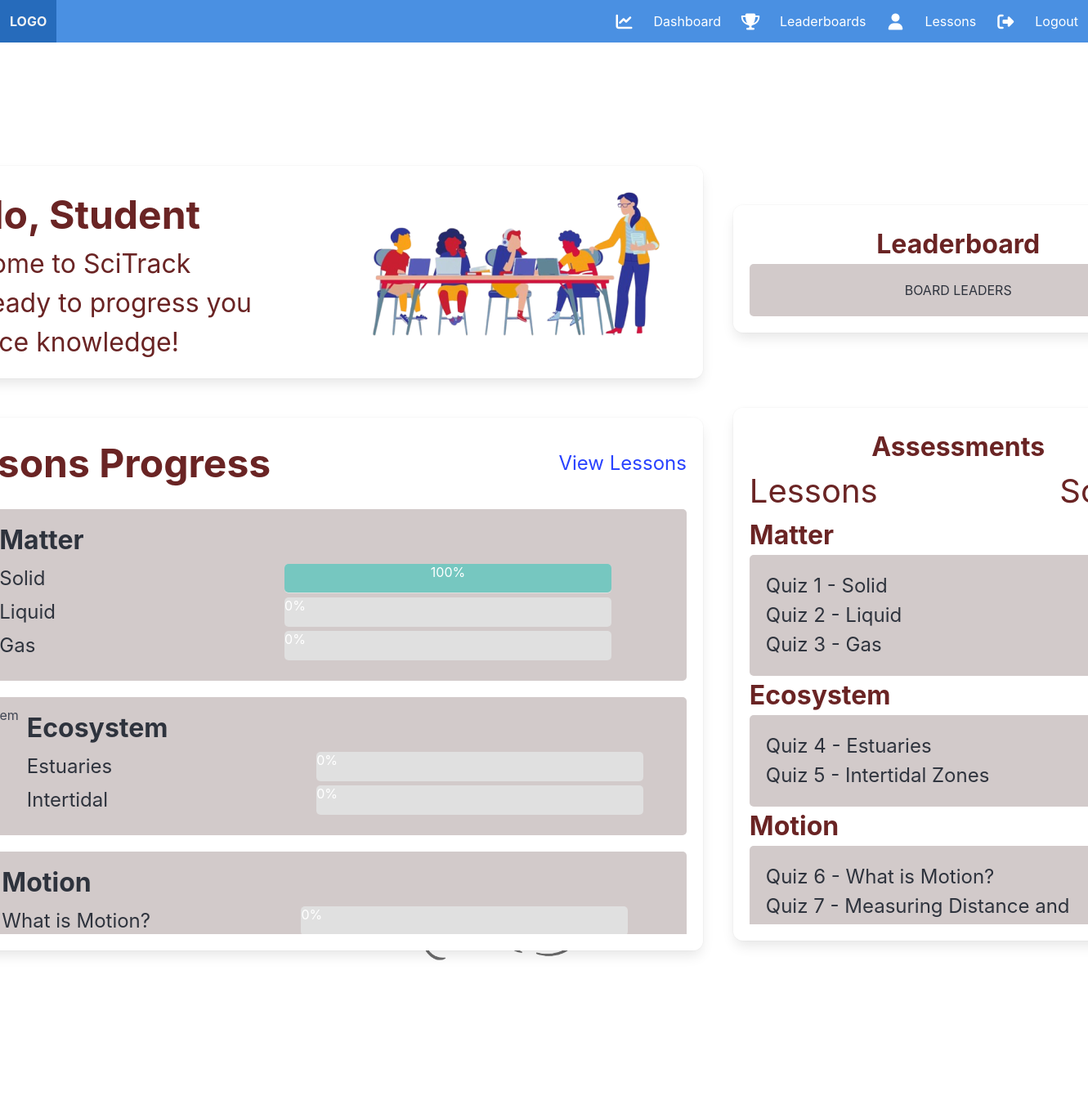
Before: /student/studentdashBoard.php (signed in) with the older database file.
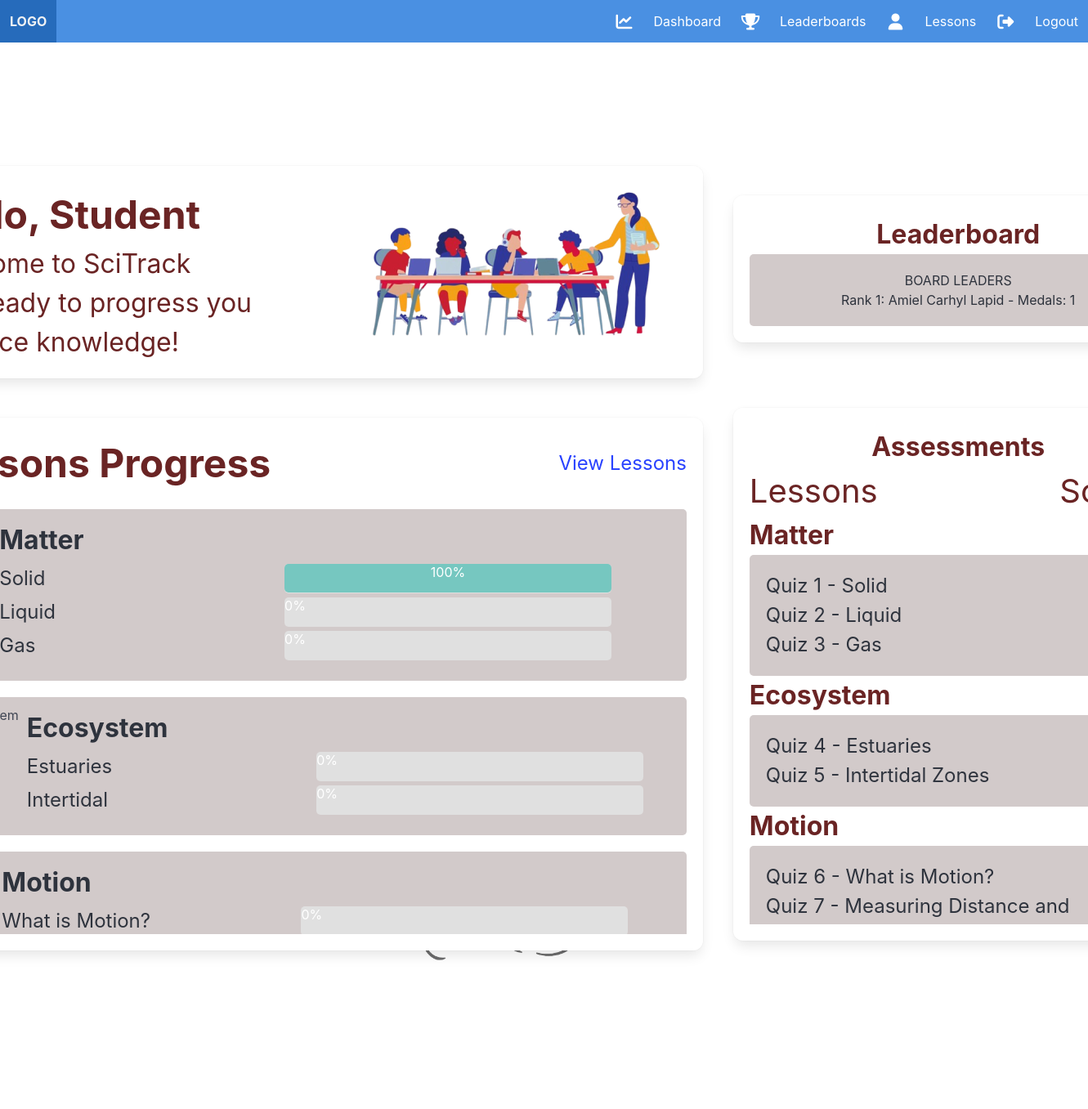
After: the same page with the newer database file.
### tables this page shows
CREATE TABLE `tbl_quiz_scores` (
  `id` int(11) NOT NULL,
  `student_id` int(11) NOT NULL,
  `quiz_id` int(11) NOT NULL,
  `lesson` varchar(255) NOT NULL,
  `score` int(11) NOT NULL,
  `date_taken` datetime NOT NULL
);

CREATE TABLE `tbl_students` (
  `id` int(11) NOT NULL,
  `name` varchar(255) NOT NULL,
  `section` varchar(255) NOT NULL,
  `username` varchar(255) NOT NULL,
  `status` varchar(255) NOT NULL DEFAULT 'Active'
);

### student/studentdashBoard.php (the view, shortened to what this page needs)
<?php
include_once('./includes/board.php');
include_once('../admin/includes/dbCon.php');
$id = $_SESSION["id"];
$scores = [];
$query = "SELECT lesson, quiz_id, score FROM tbl_quiz_scores WHERE student_id = ?";
$stmt = $conn->prepare($query);
$stmt->bind_param("i", $id);
$stmt->execute();
$result = $stmt->get_result();
$query = "
    SELECT s.id, s.name, COUNT(a.id) AS achievement_count
    FROM tbl_students s
    JOIN tbl_achievements a ON s.id = a.student_id
    GROUP BY s.id, s.name
    ORDER BY achievement_count DESC
";
$leadResult = $conn->query($query);
$students = [];
if ($leadResult) {
    while ($row = $leadResult->fetch_assoc()) {
        $students[] = $row;
    }
}
while ($row = $result->fetch_assoc()) {
    $scores[] = $row;
}
$quizMapping = [
    1 => 'Solid',
    2 => 'Liquid',
    3 => 'Gas',
    4 => 'Estuaries',
    5 => 'Intertidal',
    6 => 'What is Motion?',
    7 => 'Measuring Distance/Time',
    8 => 'Weathering and Soil Formation',
    9 => 'Effects of Soil Erosion'
];
?>
<link rel="stylesheet" href="./css/dashboard.css">
<section class="hero is-fullheight">
    <div class="hero-body">
        <div class="container">
            <div class="columns is-vcentered">
                <div class="column is-full-mobile is-four-fifths-tablet mt-2">
                    <div class="box dash has-shadow first-box">
                        <img class="aas" style="float: right;" src="../image/teach.png" alt="teach1">
                        <p class="has-text-primary is-size-1 has-text-left mt-1 has-text-weight-bold">Hello, Student</p>
                        <p class="has-text-primary is-size-3 has-text-left"> Welcome to SciTrack</p>
                        <p class="has-text-primary is-size-3 has-text-left">Get ready to progress you Science knowledge!</span></p>
                    </div>
                </div>
                <div class="column is-full-mobile is-two-fifths-tablet">
                    <div class="box dash has-shadow second-box has-text-centered">
                        <p class="has-text-primary is-size-3 mt-1 has-text-weight-bold">Leaderboard</p>
                        <div class="small-box">
                <p class="has-text-dark">BOARD LEADERS</p>
                <div class="scrollable-container3">
                                <?php
                                $rank = 1;
                                foreach ($students as $student) {
                                    $name = $student['name'];
                                    $achievement_count = $student['achievement_count'];
                                    if ($rank <= 10) {
                                        echo "<p class='has-text-dark'>Rank $rank: $name - Medals: $achievement_count</p>";
                                    }
                                    $rank++;
                                }
                                ?>
                            </div>
            </div>
                    </div>
                </div>
            </div>
            <div class="columns is-vcentered">
    <div class="column is-full-mobile is-four-fifths-tablet third-box-container mt-5">
        <div class="box dash has-shadow has-text-left third-box">
            <div class="flex-container">
                <p class="has-text-primary is-size-1 has-text-weight-bold">Lessons Progress</p>
                <a href="studentWelcome.php" class="is-size-4">View Lessons</a>
            </div>
            <div class="scrollable-container">
                <div class="small-box2">
                    <div class="flex-container2">
                        <div class="text-container">
                            <p class="subtitle is-size-3 has-text-dark has-text-left secondary-font has-text-weight-bold mt-2">Matter</p>
                            <div class="flex-container3">
                                <?php
                                for ($i = 1; $i <= 3; $i++) {
                                    $progress = '0%';
                                    foreach ($scores as $score) {
                                        if ($score['quiz_id'] == $i) {
                                            $progress = '100%';
                                            break;
                                        }
                                    }
                                    echo "<div class='lesson-item'>
                                        <div class='has-text-dark has-text-left is-size-4'>{$quizMapping[$i]}</div>
                                        <div class='progress-container1'>
                                            <div class='progress-bar' style='width: {$progress};'>{$progress}</div>
                                        </div>
                                    </div>";
                                }
                                ?>
                            </div>
                        </div>
                    </div>
                </div>
                <div class="small-box2">
                    <div class="flex-container2">
                        <img src="../image/ecosystemTopic1.gif" class="lessonImage" alt="Ecosystem">
                        <div class="text-container">
                            <p class="subtitle is-size-3 has-text-dark has-text-left secondary-font has-text-weight-bold mt-2">Ecosystem</p>
                            <div class="flex-container3">
                                <?php
                                for ($i = 4; $i <= 5; $i++) {
                                    $progress = '0%';
                                    echo "<div class='lesson-item'>
                                        <div class='has-text-dark has-text-left is-size-4'>{$quizMapping[$i]}</div>
                                        <div class='progress-container2'>
                                            <div class='progress-bar' style='width: {$progress};'>{$progress}</div>
                                        </div>
                                    </div>";
                                }
                                ?>
                            </div>
                        </div>
                    </div>
                </div>
                <div class="small-box2">
                    <div class="flex-container2">
                        <div class="text-container">
                            <p class="subtitle is-size-3 has-text-dark has-text-left secondary-font has-text-weight-bold mt-2">Motion</p>
                            <div class="flex-container3">
                                <?php
                                for ($i = 6; $i <= 7; $i++) {
                                    $progress = '0%';
                                    echo "<div class='lesson-item'>
                                        <div class='has-text-dark has-text-left is-size-4'>{$quizMapping[$i]}</div>
                                        <div class='progress-container3'>
                                            <div class='progress-bar' style='width: {$progress};'>{$progress}</div>
                                        </div>
                                    </div>";
                                }
                                ?>
                            </div>
                        </div>
                    </div>
                </div>
            </div>
        </div>
    </div>
    <div class="column is-full-mobile is-two-fifths-tablet fourth-box-container">
        <div class="box dash has-shadow has-text-centered fourth-box">
            <p class="has-text-primary is-size-3 mt-1 has-text-weight-bold">Assessments</p>
            <div class="flex-container">
                <p class="has-text-primary has-text-left is-size-2">Lessons</p>
                <p class="has-text-primary has-text-left is-size-2">Scores</p>
            </div>
            <div class="scrollable-container2">
                <?php
                $groupedScores = [];
                foreach ($scores as $score) {
                    $groupedScores[$score['lesson']][] = $score;
                }
                $allQuizzes = [
                    ['lesson' => 'Matter', 'quiz_id' => 1, 'lesson_name' => 'Solid'],
                    ['lesson' => 'Matter', 'quiz_id' => 2, 'lesson_name' => 'Liquid'],
                    ['lesson' => 'Matter', 'quiz_id' => 3, 'lesson_name' => 'Gas'],
                    ['lesson' => 'Ecosystem', 'quiz_id' => 4, 'lesson_name' => 'Estuaries'],
                    ['lesson' => 'Ecosystem', 'quiz_id' => 5, 'lesson_name' => 'Intertidal Zones'],
                    ['lesson' => 'Motion', 'quiz_id' => 6, 'lesson_name' => 'What is Motion?'],
                    ['lesson' => 'Motion', 'quiz_id' => 7, 'lesson_name' => 'Measuring Distance and Time'],
                    ['lesson' => 'Earth\'s Surface', 'quiz_id' => 8, 'lesson_name' => 'Weathering and Soil Formation'],
                    ['lesson' => 'Earth\'s Surface', 'quiz_id' => 9, 'lesson_name' => 'Effects of Soil Erosion'],
                ];
                $quizzesByLesson = [];
                foreach ($allQuizzes as $quiz) {
                    $quizzesByLesson[$quiz['lesson']][] = $quiz;
                }
                foreach ($quizzesByLesson as $lesson => $quizzes) {
                    echo "<p class='has-text-primary has-text-left is-size-3 has-text-weight-bold'>{$lesson}</p>";
                    echo "<div class='small-box3'>";
                    foreach ($quizzes as $quiz) {
                        $score = 'None';
                        if (isset($groupedScores[$lesson])) {
                            foreach ($groupedScores[$lesson] as $sc) {
                                if ($sc['quiz_id'] == $quiz['quiz_id']) {
                                    $score = $sc['score'] !== null ? "{$sc['score']}/10" : 'None';
                                    break;
                                }
                            }
                        }
                        echo "<div class='flex-container'>
                            <p class='has-text-dark has-text-left is-size-4'>Quiz {$quiz['quiz_id']} - {$quiz['lesson_name']}</p>
                            <p class='has-text-dark has-text-right is-size-4'>{$score}</p>
                        </div>";
                    }
                    echo "</div>";
                }
                ?>
            </div>
        </div>
    </div>
</div>

### student/includes/board.php (shortened to what this page needs)
<!DOCTYPE html>
<html lang="en" data-theme="light" >
<head>
    <link rel="stylesheet" href="https://cdnjs.cloudflare.com/ajax/libs/font-awesome/5.15.4/css/all.min.css">
    <link rel="stylesheet" href="https://cdn.jsdelivr.net/npm/bulma@1.0.1/css/bulma.min.css">
</head>
<body>
    <nav class="navbar is-fixed-top ">
        <div class="navbar-brand">
            <a class="navbar-item has-text-white has-text-weight-bold" href="#">
                LOGO
            </a>
        </div>
        <div class="navbar-menu">
            <div class="navbar-end">
                <a href="studentdashBoard.php" class="navbar-item has-text-white">
                    <span class="icon is-medium mr-2"><i class="fas fa-chart-line fa-lg"></i></span>
                    Dashboard
                </a>
                <a href="leaderboards.php" class="navbar-item has-text-white">
                    <span class="icon is-medium mr-2"><i class="fas fa-trophy fa-lg"></i></span>
                    Leaderboards
                </a>
                <a href="studentWelcome.php?show=Lessons" class="navbar-item has-text-white">
                    <span class="icon is-medium mr-2"><i class="fas fa-user fa-lg"></i></span>
                    Lessons
                </a>
                <a href="./../admin/includes/logout.php" class="navbar-item has-text-white">
                    <span class="icon is-medium mr-2"><i class="fas fa-sign-out-alt fa-lg"></i></span>
                    Logout
                </a>
            </div>
        </div>
    </nav>
    <div class="floating-container">
        <img src="../image/saturn.png" alt="saturn" class="drifting-img">
    </div>

### student/css/dashboard.css (style rules this page uses)
.hero-body { position: relative; }
.navbar { background-color: #4A90E2 !important; }
.first-box { width: 90%; }
.second-box { width: 105%; margin-left: -18%; }
.third-box { width: 90%; }
.fourth-box { width: 105%; margin-left: -18%; }
.columns { margin-left: -18%; }
.third-box-container { margin-top: -3%; }
.small-box { background-color: #D2CACA; padding: 20px; border-radius: 5px; }
.small-box2 { background-color: #D2CACA; padding: 10px; margin-top: 20px; border-radius: 5px; }
.small-box3 { background-color: #D2CACA ; padding: 20px; border-radius: 5px; }
.flex-container { display: flex; justify-content: space-between; align-items: center; }
.flex-container2 { display: flex; align-items: flex-start; }
.text-container { margin-left: 10px; }
.flex-container3 { margin-top: -15px; display: flex; flex-direction: column; }
.lessonImage { max-width: 15%; height: auto; }
.scrollable-container { max-height: 540px; overflow-y: auto; overflow-x: hidden; }
.scrollable-container2 { max-height: 500px; overflow-y: auto; overflow-x: hidden; }
.scrollable-container3 { max-height: 90px; overflow-y: auto; overflow-x: hidden; }
.flex-container3 { display: flex; flex-direction: column; align-items: flex-start; margin-bottom: 10px; justify-content: space-between; }
.lesson-item { display: flex; justify-content: space-between; width: 100%; margin-bottom: 5px; }
.progress-container1 { width: 400px; background-color: #e0e0e0; border-radius: 5px; margin-left: 280px; }
.progress-container2 { width: 400px; background-color: #e0e0e0; border-radius: 5px; margin-left: 250px; }
.progress-container3 { width: 400px; background-color: #e0e0e0; border-radius: 5px; margin-left: 75px; }
.progress-bar { height: 35px; background-color: #76c7c0; text-align: center; color: white; line-height: 20px; border-radius: 5px; }

### student/includes/board.php (style rules this page uses)
:root { --bulma-primary-h: 0deg; --bulma-primary-s: 49%; --bulma-primary-l: 28%; --bulma-danger-h: 0deg; --bulma-danger-s: 81%; --bulma-danger-l: 53%; }
body { background-color: #ffffff; background-position: center; background-repeat: no-repeat; background-size: 100% 100%; min-height: 100vh; color: #ffffff; }
.floating-container { position: absolute; top: 0; left: 0; width: 100vw; height: 100vh; z-index: 0; overflow: hidden; }
.floating-container img { position: absolute; z-index: 0; opacity: 0.7; transition: transform 0.5s ease-in-out; }

Changed rows visible on the page:
now on this page (row edited): tbl_students: name "Amiel Carhyl Lapid", achievement_count "1"
